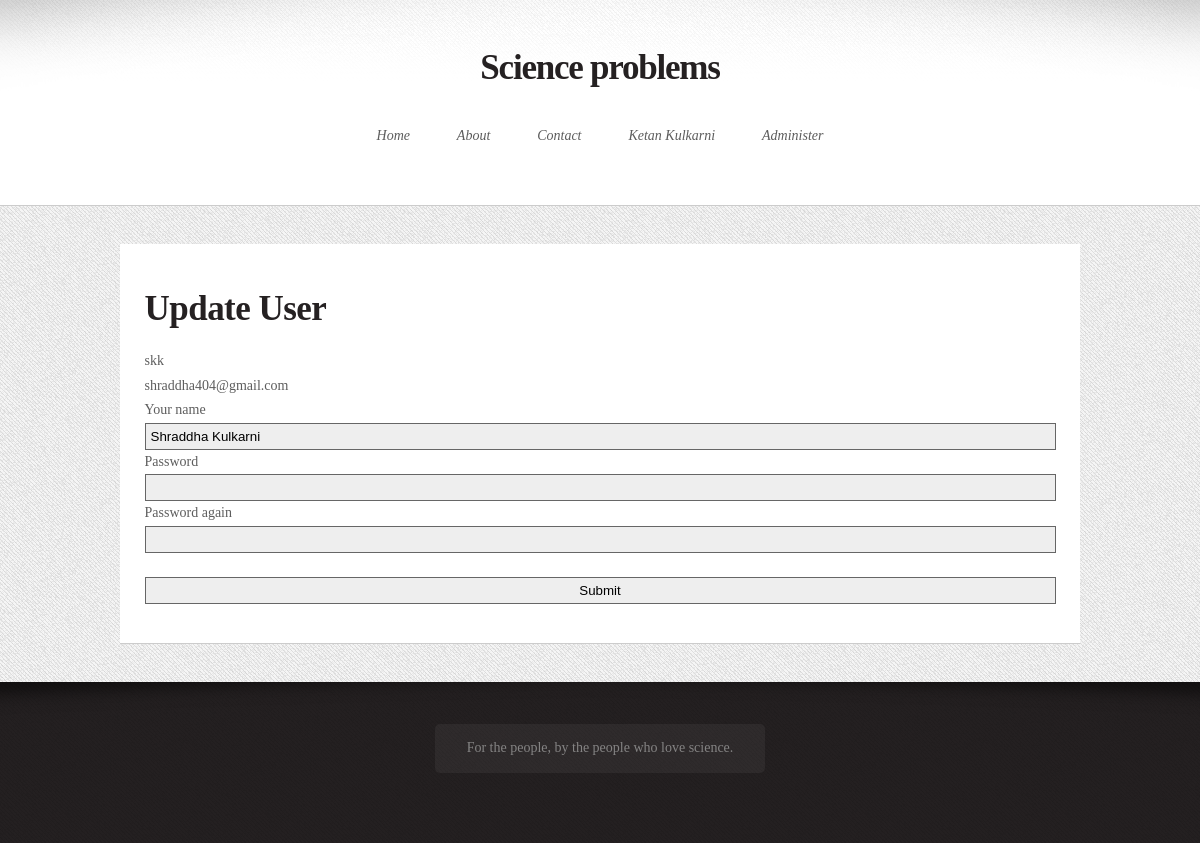
/update_user.php?id=2 (signed in), run on the app's committed database.
### tables this page shows
CREATE TABLE `users` (
  `id` int(11) NOT NULL AUTO_INCREMENT,
  `username` varchar(20) DEFAULT NULL,
  `email` varchar(50) DEFAULT NULL,
  `password` varchar(32) DEFAULT NULL,
  `type` int(11) DEFAULT NULL,
  `status` tinyint(4) DEFAULT NULL,
  `name` varchar(100) DEFAULT NULL,
  `profile` text,
  PRIMARY KEY (`id`),
  UNIQUE KEY `username` (`username`),
  UNIQUE KEY `email` (`email`)
);

### lib/lib.php (called while the page is built, shortened)
<?php
function getConfig(){
	$select = "SELECT * FROM config";
	$res = mysql_query($select) or die($select . mysql_error());
	$app_config = array();
	return $app_config;
}
function isCurrent($uri){
    return false;
}
?>

### lib/User.class.php (called while the page is built, shortened)
<?php
include_once 'lib.php';
class User{
	var $user_id = null;
	var $user_type = null;
    public function __construct($user_id=null){
        $this->user_id = $user_id;
		if(!empty($user_id)){
			$this->user_type = $this->getUserType();
			$this->_setUserProfile();
		}
		$this->app_config = getConfig();
    }
private function getUserType(){
		$select = "SELECT user_types.type FROM user_types
			LEFT JOIN users ON user_types.id = users.type
			WHERE users.id = $this->user_id";
		$res = mysql_query($select);
		$row = mysql_fetch_assoc($res);
		return $row['type'];
}
public function isAdmin(){
    if($this->user_type == 'Admin'){
        return true;
    }
    return false;
}
public function isAuthUser(){
    if(!empty($this->user_id)){
        return true;
    }
    return false;
}
private function _setUserProfile(){
    $select = "SELECT * FROM users
        WHERE id = $this->user_id";
    $res = mysql_query($select);
    $this->user_profile = mysql_fetch_assoc($res);
}
public function getUserDetails($user_id){
    $select = sprintf("SELECT * FROM users
        WHERE id = '%s'",
        mysql_real_escape_string($user_id));
    $res = mysql_query($select) or $this->setError(mysql_error() . $select);
    return mysql_fetch_assoc($res);
}
}
?>

### lib/AuthUser.class.php (called while the page is built, shortened)
<?php
include_once('User.class.php');
class AuthUser extends User{
public function __construct($user_id){
    parent::__construct($user_id);
}
}

### lib/Admin.class.php (called while the page is built, shortened)
<?php
include_once('AuthUser.class.php');
class Admin extends AuthUser{
public function __construct($user_id){
    parent::__construct($user_id);
}
}

### public_html/includes/php_header.php (called while the page is built, shortened)
<?php
include '../lib/User.class.php';
$u = new User($_SESSION['user_id']);
if($u->isAdmin()){
include '../lib/Admin.class.php';
    $u = new Admin($_SESSION['user_id']);
}
else if($u->isAuthUser()){
    include '../lib/AuthUser.class.php';
    $u = new AuthUser($_SESSION['user_id']);
}
?>

### public_html/update_user.php (the view, shortened to what this page needs)
<?php include 'includes/php_header.php'; ?>
<?php
$user = $u->getUserDetails($_GET['id']);
?>
<!DOCTYPE HTML>
<html>
	<head>
	</head>
	<body class="no-sidebar">
<?php include $_SERVER['DOCUMENT_ROOT'].'/includes/header.php'; ?>
			<div id="main-wrapper">
				<div class="container">
					<div class="row">
						<div class="12u">
								<section>
									<div>
										<div class="row">
											<div class="12u skel-cell-mainContent">
													<article class="box is-post">
														<header>
															<h2>Update User</h2>
														</header>
<form class="fullwidth" method="post" action="">
<label><?php echo $user['username']; ?></label><br/>
<label><?php echo $user['email']; ?></label><br/>
<label>Your name</label>
<input type="text" name="full_name" value="<?php echo $user['name']; ?>" required/>
<label>Password</label>
<input type="password" name="password" value="" />
<label>Password again</label>
<input type="password" name="password_again" value="" />
<br/>
<input type="submit"/>
</form>
													</article>
											</div>
										</div>
									</div>
								</section>
						</div>
					</div>
				</div>
			</div>
<?php include $_SERVER['DOCUMENT_ROOT'].'/includes/footer.php'; ?>
	</body>
</html>

### public_html/includes/header.php (shortened to what this page needs)
<div id="header-wrapper">
	<div class="container">
		<div class="row">
			<div class="12u">
					<section id="header">
							<h1><a href="/">Science problems</a></h1>
							<nav id="nav">
								<ul>
									<li class="<?php echo isCurrent('/')?'current_page_item':''; ?>"><a href="/">Home</a></li>
									<li class="<?php echo isCurrent('/about.php')?'current_page_item':''; ?>"><a href="/about.php">About</a></li>
									<li class="<?php echo isCurrent('/contact.php')?'current_page_item':''; ?>"><a href="/contact.php">Contact</a></li>
                                             <?php if(empty($u->user_id)){ ?>
									<li class="<?php echo isCurrent('/contribute.php')?'current_page_item':''; ?>"><a href="/contribute.php">Contribute</a>
                                             <ul>
                                                 <li><a href="/login.php">Login</a></li>
                                                 <li><a href="/signup.php">Sign up!</a></li>
                                             </ul>
                                             </li>
                                             <?php }else{?>
                                             <li class="<?php echo isCurrent('/account.php')?'current_page_item':''; ?>"><a href="/account.php"><?php echo $u->user_profile['name']; ?></a>
                                             </li>
                                             <?php if($u->isAdmin()){ ?>
                                            <li class="<?php echo isCurrent('/account.php')?'current_page_item':''; ?>"><a href="#">Administer</a>
                                            </li>
                                             <?php
                                             }
                                             } ?>
								</ul>
							</nav>
					</section>
			</div>
		</div>
	</div>
</div>

### public_html/css/style.css (style rules this page uses)
* { -moz-box-sizing: border-box; -webkit-box-sizing: border-box; -o-box-sizing: border-box; -ms-box-sizing: border-box; box-sizing: border-box; }
body { font-family: 'Source Sans Pro'; font-weight: 300; background: #252122; background-image: url('images/bg02.png'); color: #5d5d5d; }
h1, h2, h3, h4, h5, h6 { color: #252122; font-weight: 700; }
h1 a, h2 a, h3 a, h4 a, h5 a, h6 a { color: inherit; text-decoration: none; }
a { color: #d52349; text-decoration: underline; }
form input, form select, form textarea { -webkit-appearance: none; }
form.fullwidth input { display:block; padding:5px; border:1px solid #666; background-color:#eee; width:100%; }
p, ul, ol, dl, table { margin-bottom: 2em; }
section, article { margin-bottom: 2.5em; }
section > :last-child, article > :last-child { margin-bottom: 0; }
section:last-child, article:last-child { margin-bottom: 0; }
.box { background: #ffffff; border-bottom: solid 1px #ccc; }
#header-wrapper { position: relative; background: #ffffff; border-bottom: solid 1px #ccc; }
#header-wrapper:before { content: ''; position: absolute; top: 0; left: 0; width: 100%; background: url('images/bg02.png'); z-index: 0; opacity: 0.5; box-shadow: inset 0px -60px 40px 0px #fff; }
#header-wrapper:after { content: ''; position: absolute; top: 0; left: 0; width: 100%; background: url('images/bg01.png'); background-size: 100% 100%; z-index: 0; opacity: 0.25; }
#header-wrapper > .container { position: relative; z-index: 1; }
#main-wrapper { position: relative; background: #f7f7f7 url('images/bg02.png'); }
#main-wrapper:before { content: ''; position: absolute; top: 0; left: 0; width: 100%; background: url('images/bg01.png'); background-size: 100% 100%; z-index: 0; opacity: 0.1; }

### public_html/css/style-desktop.css (style rules this page uses)
body { font-size: 11pt; line-height: 1.75em; min-width: 1200px; }
h2 { font-size: 1.5em; }
header { margin: 0 0 1.5em 0; }
.box { padding: 2.75em 1.75em 2.75em 1.75em; }
.is-post header { padding-top: 1em; margin: 0 0 2em 0; }
.is-post h2 { font-size: 2.5em; letter-spacing: -0.015em; }
#header-wrapper { padding: 6em 0 6em 0; }
#header-wrapper:before { height: 10em; }
#header-wrapper:after { height: 20em; top: -2.5em; }
#main-wrapper { padding: 6em 0 6em 0; }
#main-wrapper:after { height: 5em; }
#header { text-align: center; }
#header h1 { color: #252122; font-weight: 900; font-size: 2.5em; letter-spacing: -0.035em; margin: 0 0 1.5em 0; }
#nav > ul { margin: 0; }
#nav > ul > li { display: inline-block; font-style: italic; margin: 0 0.35em 0 0.35em; }
#nav > ul > li > a { border-radius: 5px; color: #5d5d5d; text-decoration: none; padding: 0.6em 1.2em 0.6em 1.2em; -moz-transition: background-color .25s ease-in-out; -webkit-transition: background-color .25s ease-in-out; -o-transition: background-color .25s ease-in-out; -ms-transition: background-color .25s ease-in-out; transition: background-color .25s ease-in-out; outline: 0; }

### public_html/css/style-1000px.css (style rules this page uses)
body { font-size: 10.5pt; min-width: 1000px; }
#header-wrapper { padding: 4em 0 4em 0; }
#header-wrapper:before { height: 7.5em; }
#header-wrapper:after { height: 10em; }
#main-wrapper { padding: 2.75em 0 2.75em 0; }
#main-wrapper:after { height: 2.5em; }
#header h1 { margin: 0 0 1.25em 0; }

### data on the page
users: name "Ketan Kulkarni"
users: username "skk", email "shraddha404@gmail.com", full_name "Shraddha Kulkarni"
